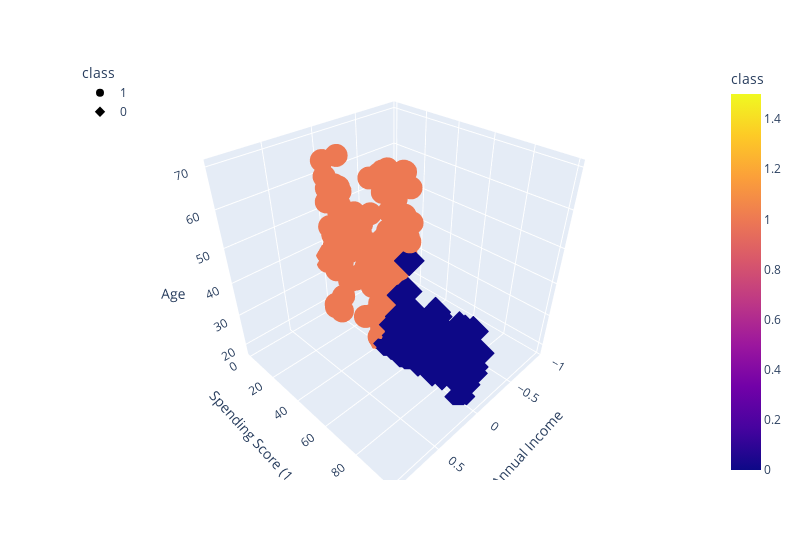

The code cell stored with this chart in its notebook:
### Code cell
fig = px.scatter_3d(
    df_shopping,
    x="Annual Income",
    y="Spending Score (1-100)",
    z="Age",
    color="class",
    symbol="class",
    width=800,
)
fig.update_layout(legend=dict(x=0, y=1))
fig.show()

### Figure 1 — Plotly figure (JSON) as saved in the notebook; plotly's stock layout.template omitted (floating-point values rounded to 4 significant figures)
{"data": [{"hovertemplate": "class=%{marker.color}<br>Annual Income=%{x}<br>Spending Score (1-100)=%{y}<br>Age=%{z}<extra></extra>", "legendgroup": "1", "marker": {"color": [1, 1, 1, 1, 1, 1, 1, 1, 1, 1, 1, 1, 1, 1, 1, 1, 1, 1, 1, 1, 1, 1, 1, 1, 1, 1, 1, 1, 1, 1, 1, 1, 1, 1, 1, 1, 1, 1, 1, 1, 1, 1, 1, 1, 1, 1, 1, 1, 1, 1, 1, 1, 1, 1, 1, 1, 1, 1, 1, 1, 1, 1, 1, 1, 1, 1, 1, 1, 1, 1, 1, 1, 1, 1, 1, 1, 1, 1, 1, 1, 1, 1, 1, 1, 1, 1, 1, 1, 1, 1, 1, 1, 1, 1, 1, 1, 1, 1, 1, 1, 1, 1, 1, 1, 1, 1, 1, 1, 1, 1, 1, 1, 1, 1, 1], "coloraxis": "coloraxis", "symbol": "circle"}, "mode": "markers", "name": "1", "scene": "scene", "showlegend": true, "type": "scatter3d", "x": [0, 0, 0, 0, 0, 0, 0, 0, 0, 0, 0, 0, 0, 0, 0, 0, 0, 0, 0, 0, 0, 0, 0, 0, 0, 0, 0, 0, 0, 0, 0, 0, 0, 0, 0, 0, 0, 0, 0, 0, 0, 0, 0, 0, 0, 0, 0, 0, 0, 0, 0, 0, 0, 0, 0, 0, 0, 0, 0, 0, 0, 0, 0, 0, 0, 0, 0, 0, 0, 0, 0, 0, 0, 0, 0, 0, 0, 0, 0, 0, 0, 0, 0, 0, 0, 0, 0, 0, 0, 0, 0, 0, 0, 0, 0, 0, 0, 0, 0, 0, 0, 0, 0, 0, 0, 0, 0, 0, 0, 0, 0, 0, 0, 0, 0], "y": [39, 6, 40, 6, 3, 14, 15, 13, 35, 29, 35, 5, 14, 32, 31, 4, 4, 14, 17, 26, 35, 36, 28, 55, 47, 42, 42, 52, 60, 45, 41, 50, 46, 46, 56, 52, 59, 51, 50, 48, 47, 55, 42, 49, 56, 47, 53, 48, 42, 51, 41, 44, 46, 58, 46, 55, 41, 49, 40, 42, 47, 42, 41, 48, 59, 56, 42, 50, 46, 43, 48, 52, 42, 43, 43, 57, 40, 29, 35, 11, 9, 34, 5, 7, 10, 5, 40, 12, 36, 22, 17, 20, 16, 1, 1, 35, 5, 26, 20, 27, 13, 10, 13, 15, 14, 32, 15, 39, 24, 17, 23, 8, 16, 28, 18], "z": [19, 20, 31, 35, 64, 67, 58, 37, 35, 52, 35, 46, 54, 45, 40, 60, 53, 49, 42, 36, 65, 48, 49, 50, 27, 29, 31, 49, 59, 50, 47, 51, 69, 53, 70, 67, 54, 63, 43, 68, 32, 70, 47, 60, 60, 59, 45, 40, 49, 57, 67, 46, 48, 55, 50, 68, 18, 48, 40, 32, 47, 48, 23, 49, 67, 49, 21, 66, 54, 68, 66, 65, 38, 63, 51, 50, 38, 23, 43, 59, 47, 25, 20, 44, 19, 57, 28, 25, 48, 34, 43, 44, 47, 37, 34, 56, 19, 50, 42, 36, 40, 36, 52, 58, 59, 37, 46, 41, 54, 41, 34, 33, 47, 45, 32]}, {"hovertemplate": "class=%{marker.color}<br>Annual Income=%{x}<br>Spending Score (1-100)=%{y}<br>Age=%{z}<extra></extra>", "legendgroup": "0", "marker": {"color": [0, 0, 0, 0, 0, 0, 0, 0, 0, 0, 0, 0, 0, 0, 0, 0, 0, 0, 0, 0, 0, 0, 0, 0, 0, 0, 0, 0, 0, 0, 0, 0, 0, 0, 0, 0, 0, 0, 0, 0, 0, 0, 0, 0, 0, 0, 0, 0, 0, 0, 0, 0, 0, 0, 0, 0, 0, 0, 0, 0, 0, 0, 0, 0, 0, 0, 0, 0, 0, 0, 0, 0, 0, 0, 0, 0, 0, 0, 0, 0, 0, 0, 0, 0, 0], "coloraxis": "coloraxis", "symbol": "diamond"}, "mode": "markers", "name": "0", "scene": "scene", "showlegend": true, "type": "scatter3d", "x": [0, 0, 0, 0, 0, 0, 0, 0, 0, 0, 0, 0, 0, 0, 0, 0, 0, 0, 0, 0, 0, 0, 0, 0, 0, 0, 0, 0, 0, 0, 0, 0, 0, 0, 0, 0, 0, 0, 0, 0, 0, 0, 0, 0, 0, 0, 0, 0, 0, 0, 0, 0, 0, 0, 0, 0, 0, 0, 0, 0, 0, 0, 0, 0, 0, 0, 0, 0, 0, 0, 0, 0, 0, 0, 0, 0, 0, 0, 0, 0, 0, 0, 0, 0, 0], "y": [81, 77, 76, 94, 72, 99, 77, 79, 66, 98, 73, 73, 82, 61, 87, 73, 92, 81, 73, 75, 92, 61, 65, 60, 54, 51, 55, 59, 59, 54, 52, 55, 57, 55, 60, 52, 50, 49, 55, 54, 46, 48, 50, 59, 56, 58, 91, 77, 95, 75, 75, 71, 88, 73, 72, 93, 87, 97, 74, 90, 88, 76, 89, 78, 73, 83, 93, 75, 95, 63, 75, 92, 86, 69, 90, 86, 88, 97, 68, 85, 69, 91, 79, 74, 83], "z": [21, 23, 22, 23, 30, 35, 24, 22, 20, 35, 25, 31, 29, 35, 23, 21, 18, 21, 30, 20, 24, 31, 24, 33, 31, 27, 19, 18, 19, 26, 23, 38, 21, 22, 34, 24, 27, 20, 26, 19, 19, 18, 19, 49, 27, 40, 39, 31, 40, 38, 39, 31, 29, 32, 35, 32, 32, 28, 32, 34, 39, 38, 27, 30, 30, 29, 31, 36, 33, 32, 28, 36, 30, 27, 35, 32, 29, 30, 28, 36, 32, 38, 35, 32, 30]}], "layout": {"coloraxis": {"colorbar": {"title": {"text": "class"}}, "colorscale": [[0, "#0d0887"], [0.1111, "#46039f"], [0.2222, "#7201a8"], [0.3333, "#9c179e"], [0.4444, "#bd3786"], [0.5556, "#d8576b"], [0.6667, "#ed7953"], [0.7778, "#fb9f3a"], [0.8889, "#fdca26"], [1, "#f0f921"]]}, "legend": {"title": {"text": "class"}, "tracegroupgap": 0, "x": 0, "y": 1}, "margin": {"t": 60}, "scene": {"domain": {"x": [0, 1], "y": [0, 1]}, "xaxis": {"title": {"text": "Annual Income"}}, "yaxis": {"title": {"text": "Spending Score (1-100)"}}, "zaxis": {"title": {"text": "Age"}}}, "width": 800}}
